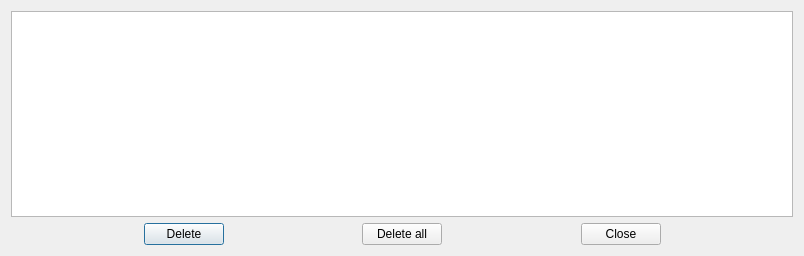
<?xml version="1.0" encoding="UTF-8"?>
<ui version="4.0">
 <class>ExtErrorDialog</class>
 <widget class="QDialog" name="ExtErrorDialog">
  <property name="geometry">
   <rect>
    <x>0</x>
    <y>0</y>
    <width>804</width>
    <height>256</height>
   </rect>
  </property>
  <property name="windowTitle">
   <string>Error</string>
  </property>
  <layout class="QVBoxLayout" name="verticalLayout">
   <item>
    <widget class="QTreeView" name="ErrorTreeView">
     <property name="editTriggers">
      <set>QAbstractItemView::NoEditTriggers</set>
     </property>
     <property name="selectionMode">
      <enum>QAbstractItemView::ExtendedSelection</enum>
     </property>
     <property name="selectionBehavior">
      <enum>QAbstractItemView::SelectRows</enum>
     </property>
     <property name="itemsExpandable">
      <bool>false</bool>
     </property>
    </widget>
   </item>
   <item>
    <layout class="QHBoxLayout" name="horizontalLayout">
     <item>
      <spacer name="horizontalSpacer">
       <property name="orientation">
        <enum>Qt::Horizontal</enum>
       </property>
       <property name="sizeHint" stdset="0">
        <size>
         <width>40</width>
         <height>20</height>
        </size>
       </property>
      </spacer>
     </item>
     <item>
      <widget class="QPushButton" name="DeletePushButton">
       <property name="text">
        <string>Delete</string>
       </property>
      </widget>
     </item>
     <item>
      <spacer name="horizontalSpacer_2">
       <property name="orientation">
        <enum>Qt::Horizontal</enum>
       </property>
       <property name="sizeHint" stdset="0">
        <size>
         <width>40</width>
         <height>20</height>
        </size>
       </property>
      </spacer>
     </item>
     <item>
      <widget class="QPushButton" name="DeleteAllPushButton">
       <property name="text">
        <string>Delete all</string>
       </property>
      </widget>
     </item>
     <item>
      <spacer name="horizontalSpacer_3">
       <property name="orientation">
        <enum>Qt::Horizontal</enum>
       </property>
       <property name="sizeHint" stdset="0">
        <size>
         <width>40</width>
         <height>20</height>
        </size>
       </property>
      </spacer>
     </item>
     <item>
      <widget class="QPushButton" name="ClosePushButton">
       <property name="text">
        <string>Close</string>
       </property>
      </widget>
     </item>
     <item>
      <spacer name="horizontalSpacer_4">
       <property name="orientation">
        <enum>Qt::Horizontal</enum>
       </property>
       <property name="sizeHint" stdset="0">
        <size>
         <width>40</width>
         <height>20</height>
        </size>
       </property>
      </spacer>
     </item>
    </layout>
   </item>
  </layout>
 </widget>
 <resources/>
 <connections/>
</ui>
